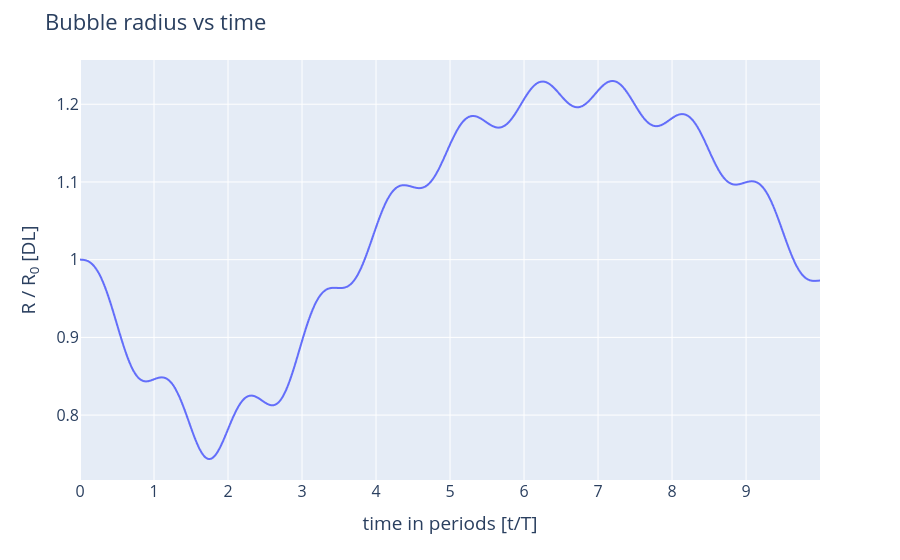

Notebook code cell kept with this figure:
### Markdown cell above
Visualise the results:

### Code cell
fig = px.line(x=BD_obj.time.copy() / period, y=BD_obj.R)
fig.update_layout(
    xaxis=dict(title="time in periods [t/T]"),
    yaxis=dict(title="R / R<sub>0</sub> [DL]"), font_size=16,
    title="Bubble radius vs time"
)
fig.show()

### Figure 1 — Plotly figure (JSON) as saved in the notebook; plotly's stock layout.template omitted (floating-point values rounded to 4 significant figures; data arrays with more than 128 entries replaced by an {"elided": "..."} marker saying what was removed)
{"data": [{"hovertemplate": "x=%{x}<br>y=%{y}<extra></extra>", "legendgroup": "", "line": {"color": "#636efa", "dash": "solid"}, "marker": {"symbol": "circle"}, "mode": "lines", "name": "", "showlegend": false, "type": "scattergl", "x": {"elided": "9091 float values"}, "xaxis": "x", "y": {"elided": "9091 float values"}, "yaxis": "y"}], "layout": {"font": {"size": 16}, "legend": {"tracegroupgap": 0}, "margin": {"t": 60}, "title": {"text": "Bubble radius vs time"}, "xaxis": {"anchor": "y", "domain": [0, 1], "title": {"text": "time in periods [t/T]"}}, "yaxis": {"anchor": "x", "domain": [0, 1], "title": {"text": "R / R<sub>0</sub> [DL]"}}}}
